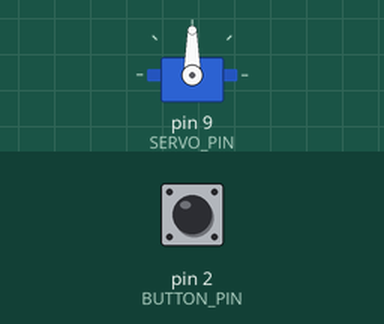
Recording of a sketch running on a simulated Arduino Uno, built with avr-gcc and run on an emulated ATmega328P. On the bench: servo. The test bench sets the inputs (shaded band); at power-on: pin 2 (BUTTON_PIN) HIGH.

Above: at 1.2 s.
1.3 s: pin 2 (BUTTON_PIN) pulled LOW for 0.15 s
At 1.38 s:
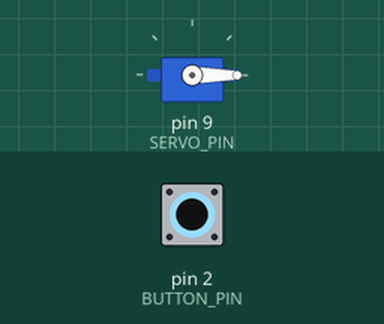
2.9 s: pin 2 (BUTTON_PIN) pulled LOW for 3.2 s
At 7.1 s:
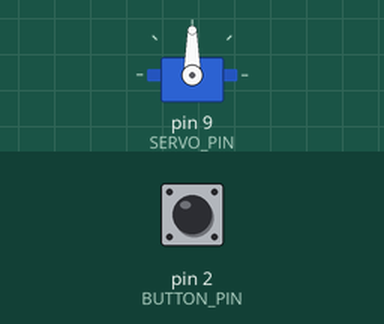
Timing chart, 0 to 8.6 s (numbered marks = the images above; inputs shaded):
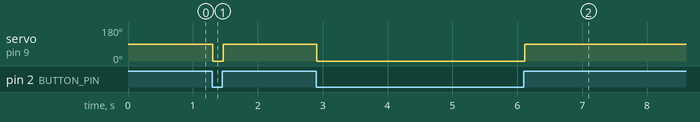

The sketch:

ezcam.ino
```cpp
#include <Servo.h>

/*
  - When the button is NOT pressed, the servo is at 90 degrees
  - When the button IS pressed and held, the servo moves to 0 degrees
  - Servo:
    - Signal (Orange/Yellow wire) -> Pin 9
    - VCC (Red wire)              -> 5V
    - GND (Brown/Black wire)      -> GND
  - Pushbutton:
    - One leg -> Pin 2
    - Other leg -> GND
*/

const int SERVO_PIN = 9;   // The digital PWM pin for the servo's signal wire.
const int BUTTON_PIN = 2;  // The digital pin for the pushbutton.

const int SHUTTER_OPEN_POS = 0;   // Position when the shutter is open.
const int SHUTTER_CLOSED_POS = 90; // Position when the shutter is closed.

Servo shutterServo;

void setup() {
  pinMode(BUTTON_PIN, INPUT_PULLUP);
  shutterServo.attach(SERVO_PIN);
  shutterServo.write(SHUTTER_CLOSED_POS);
}

void loop() {
  int buttonState = digitalRead(BUTTON_PIN);
  if (buttonState == LOW) {
    shutterServo.write(SHUTTER_OPEN_POS);
  } else {
    shutterServo.write(SHUTTER_CLOSED_POS);
  }

  delay(20);
}
```

Measured:
- after the input at 1.3 s, servo on pin 9 (SERVO_PIN): 90° → 0° at once, → 90° 0.16 s later
- after the input at 2.9 s, servo on pin 9 (SERVO_PIN): 90° → 0° at once, → 90° 3.2 s later
